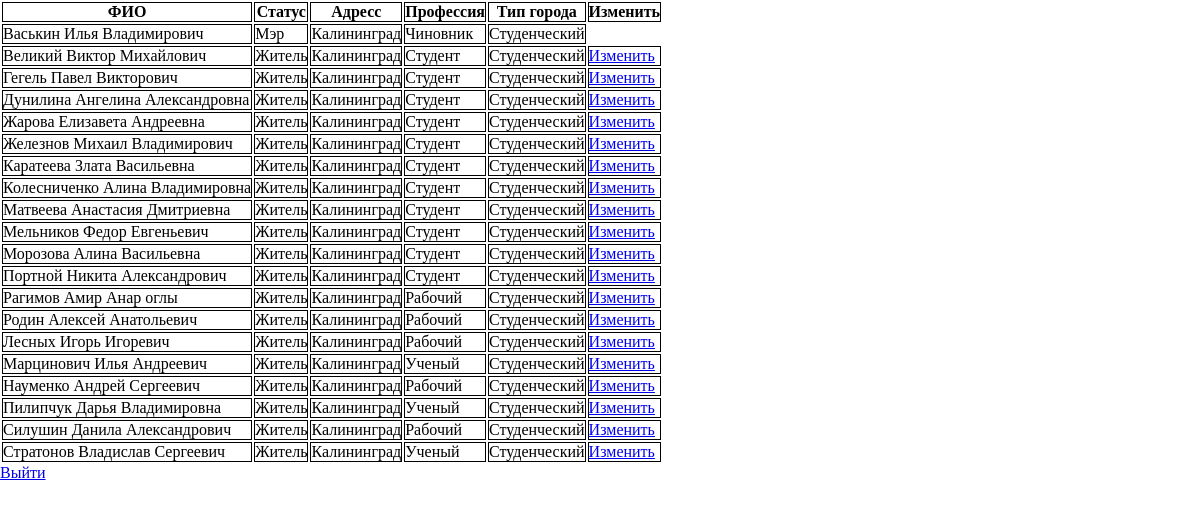
Before: /php/mayor-page.php (signed in) with the older database file.
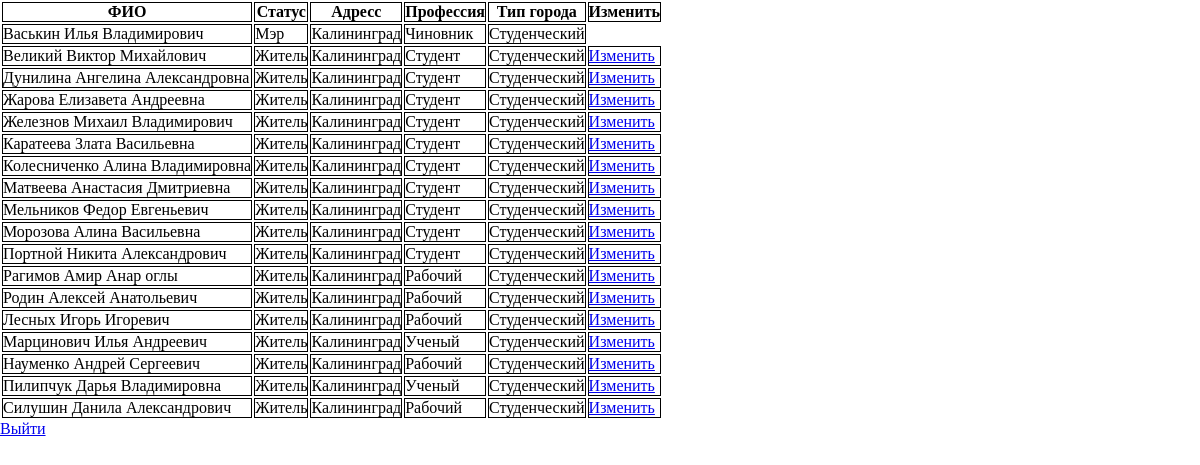
After: the same page with the newer database file.
### tables this page shows
CREATE TABLE `civilian` (
  `id_people` int NOT NULL,
  `fio_people` varchar(32) DEFAULT NULL,
  `login_people` varchar(6) DEFAULT NULL,
  `password_people` varchar(6) DEFAULT NULL,
  `status_people` int DEFAULT NULL,
  `adress_people` int DEFAULT NULL,
  `post_people` int DEFAULT NULL,
  `img_path_people` varchar(255) NOT NULL
);

CREATE TABLE `status` (
  `id_status` int NOT NULL,
  `status` varchar(10) DEFAULT NULL
);

CREATE TABLE `adress` (
  `id_adress` int NOT NULL,
  `adress` varchar(11) DEFAULT NULL
);

CREATE TABLE `post` (
  `id_post` int NOT NULL,
  `post` varchar(8) DEFAULT NULL
);

### php/funcs.php (called while the page is built, shortened)
<?php
function countCity($city, $link){
    $student = 0;
    $chinovnik = 0;
    $rabochii = 0;
    $uchenii = 0;
    $res_student = $link -> query("SELECT `post_people` FROM `civilian` WHERE `adress_people` = '$city'");
    $res_student = $res_student -> fetch_all(MYSQLI_ASSOC);
    for($i = 0; $i < count($res_student); $i++){
        if($res_student[$i]['post_people'] == 1){
            $chinovnik++;
        }elseif($res_student[$i]['post_people'] == 2){
            $student++;
        }elseif($res_student[$i]['post_people'] == 3){
            $rabochii++;
        }elseif($res_student[$i]['post_people'] == 4){
            $uchenii++;
        }
    }
    $all_civilian = count($res_student);
    $student_per = ($student / $all_civilian) * 100;
    $chinovnik_per = ($chinovnik / $all_civilian) * 100;
    $rabochii_per = ($rabochii / $all_civilian) * 100;
    $uchenii_per = ($uchenii / $all_civilian) * 100;
    for($i = 1; $i < 4; $i++){
        if($student_per > $chinovnik_per && $student_per > $rabochii_per && $student_per > $uchenii_per && $student_per >= 20){
            return 'Студенческий';
        }elseif($chinovnik_per >= 20 && $chinovnik_per > $student_per && $chinovnik_per > $rabochii_per && $chinovnik_per > $uchenii_per){
            return 'Чиновничий';
        }elseif($rabochii_per >= 20 && $rabochii_per > $chinovnik_per && $rabochii_per > $student_per && $rabochii_per > $uchenii_per){
            return 'Рабочий';
        }elseif($uchenii_per >= 20 && $uchenii_per > $student_per && $uchenii_per > $chinovnik_per && $uchenii_per > $rabochii_per){
            return 'Ученый';
        }else{
            return 'Не развивается';
        }
    }
}
?>

### php/mayor-page.php (the view, shortened to what this page needs)
<?php
require_once('link.php');
require_once('funcs.php');
$id_city = $_SESSION['city'];
$res_c = $link -> query("SELECT * FROM `civilian` WHERE `adress_people` = '$id_city' AND `status_people` != '1'");
$res_c = $res_c -> fetch_all(MYSQLI_ASSOC);
?>
<!DOCTYPE html>
<html lang="en">
<head>
    <link rel="stylesheet" href="style_gubernator.css">
</head>
<body>
    <table>
        <tr>
        <th>ФИО</th>
        <th>Статус</th>
        <th>Адресс</th>
        <th>Профессия</th>
        <th>Тип города</th>
        <th>Изменить</th>
        </tr>
        <?php
        for($i=0; $i < count($res_c); $i++){
            if($i>0){
            $id_people = $res_c[$i]['id_people'];
            }
            $id_status = $res_c[$i]['status_people'];
            $id_adress = $res_c[$i]['adress_people'];
            $type = countCity($id_adress, $link);
            $id_post = $res_c[$i]['post_people'];
            $status_query = $link -> query("SELECT `status` FROM `status` WHERE `id_status` = '$id_status'");
            $status_query = $status_query -> fetch_all(MYSQLI_ASSOC);
            $status_query = $status_query[0]['status'];
            $adress_query = $link -> query("SELECT `adress` FROM `adress` WHERE `id_adress` = '$id_adress'");
            $adress_query = $adress_query -> fetch_all(MYSQLI_ASSOC);
            $adress_query = $adress_query[0]['adress'];
            $post_query = $link -> query("SELECT `post` FROM `post` WHERE `id_post` = '$id_post'");
            $post_query = $post_query -> fetch_all(MYSQLI_ASSOC);
            $post_query = $post_query[0]['post'];
            echo '<tr>';
            echo '<td>' . $res_c[$i]['fio_people'] . '</td>';
            echo '<td>' . $status_query . '</td>';
            echo '<td>'.$adress_query.'</td>';
            echo '<td>'.$post_query.'</td>';
            echo '<td>'.$type.'</td>';
            if($i > 0){
            echo '<td>' . "<a href='editcivilian.php?id=$id_people'>Изменить</a>" .'</td>';
            }
            echo '</tr>';
        }
        ?>
    </table>
<a href="logout.php">Выйти</a>
</body>
</html>

### php/style_gubernator.css (style rules this page uses)
* { margin: 0; padding: 0; }
td { border: 1px solid black; }
th { border: 1px solid black; }

Changed rows visible on the page:
removed civilian: fio_people "Гегель Павел Викторович"
no longer on this page (row edited): civilian: fio_people "Стратонов Владислав Сергеевич"
Other visible differences:
list line gone: "Житель"
list line gone: "Калининград"
list line gone: "Студент"
list line gone: "Студенческий Изменить"
list line gone: "Ученый"
